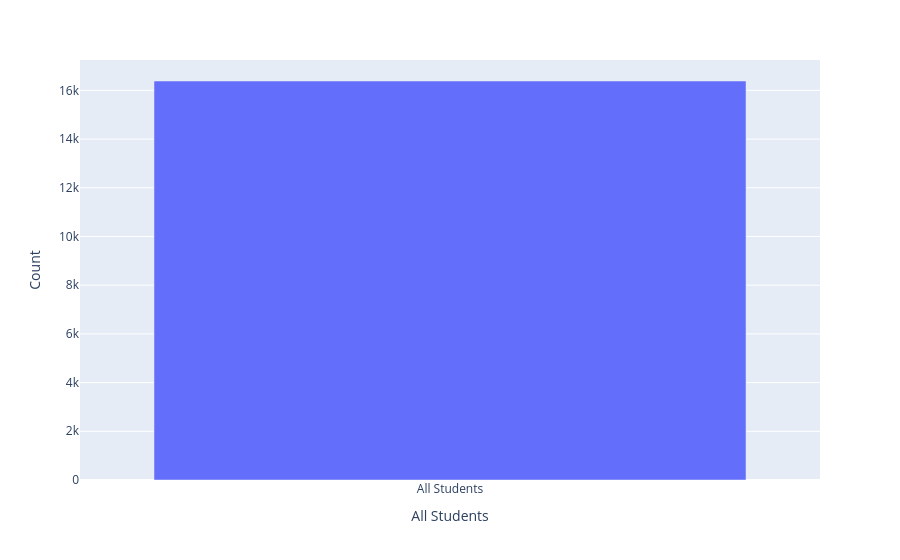

The cell this chart's notebook holds for it:
### Code cell
px.bar(df_total_enrollment,
       x = 'All Students', y = 'Count')

### Figure 1 — Plotly figure (JSON) as saved in the notebook; plotly's stock layout.template omitted (floating-point values rounded to 4 significant figures)
{"data": [{"alignmentgroup": "True", "hovertemplate": "All Students=%{x}<br>Count=%{y}<extra></extra>", "legendgroup": "", "marker": {"color": "#636efa", "pattern": {"shape": ""}}, "name": "", "offsetgroup": "", "orientation": "v", "showlegend": false, "textposition": "auto", "type": "bar", "x": ["All Students"], "xaxis": "x", "y": [16384], "yaxis": "y"}], "layout": {"autosize": true, "barmode": "relative", "legend": {"tracegroupgap": 0}, "margin": {"t": 60}, "xaxis": {"anchor": "y", "autorange": true, "domain": [0, 1], "range": [-0.5, 0.5], "title": {"text": "All Students"}, "type": "category"}, "yaxis": {"anchor": "x", "autorange": true, "domain": [0, 1], "range": [0, 17250.0], "title": {"text": "Count"}, "type": "linear"}}}
